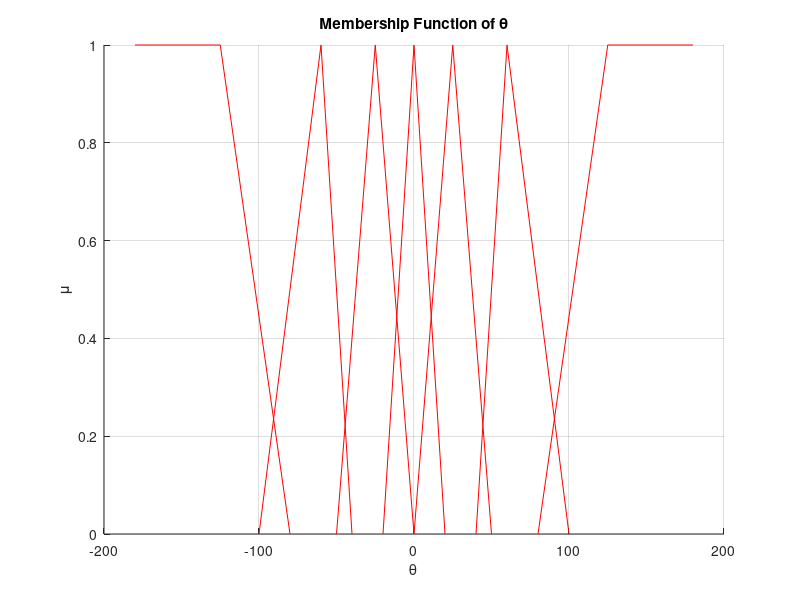

The MATLAB script that drew this image:
% miu1=[1,1,0];
% y1 = [-100,-40,-12];
% miu2 = [0,1,0];
% y2 = [-20,-10,0];
% miu3 = [0,1,0];
% y3 = [-5,0,5];
% miu4=[0,1,1];
% y4 = [12,40,100];
% miu5 = [0,1,0];
% y5 = [0,10,20];
% title('Membership Function of y');
% hold on;
% grid on;
% plot(y1,miu1,'r',y2,miu2,'r',y3,miu3,'r',y4,miu4,'r',y5,miu5,'r');
% xlabel('y');
% ylabel('\mu');

miu1=[1,1,0];
y1 = [-180,-125,-80];
miu2 = [0,1,0];
y2 = [-100,-60,-40];
miu3 = [0,1,0];
y3 = [-50,-25,0];
miu4=[0,1,0];
y4 = [-20,0,20];
miu5 = [0,1,0];
y5 = [0,25,50];
miu6 = [0,1,0];
y6 = [40,60,100];
miu7=[0,1,1];
y7 = [80,125,180];
title('Membership Function of \theta');
hold on;
grid on;
plot(y1,miu1,'r',y2,miu2,'r',y3,miu3,'r',y4,miu4,'r',y5,miu5,'r',y6,miu6,'r',y7,miu7,'r');
xlabel('\theta');
ylabel('\mu');


% miu1=[1,1,0];
% y1 = [-30,-30,-17];
% miu2 = [0,1,0];
% y2 = [-25,-15,-5];
% miu3 = [0,1,0];
% y3 = [-12.5,-7,0];
% miu4=[0,1,0];
% y4 = [-5,0,5];
% miu5 = [0,1,0];
% y5 = [0,7,12.5];
% miu6 = [0,1,0];
% y6 = [5,15,25];
% miu7=[0,1,1];
% y7 = [17,30,30];
% title('Membership Function of u');
% 
% hold on;
% grid on;
% plot(y1,miu1,'r',y2,miu2,'r',y3,miu3,'r',y4,miu4,'r',y5,miu5,'r',y6,miu6,'r',y7,miu7,'r');
% xlabel('u');
% ylabel('\mu');